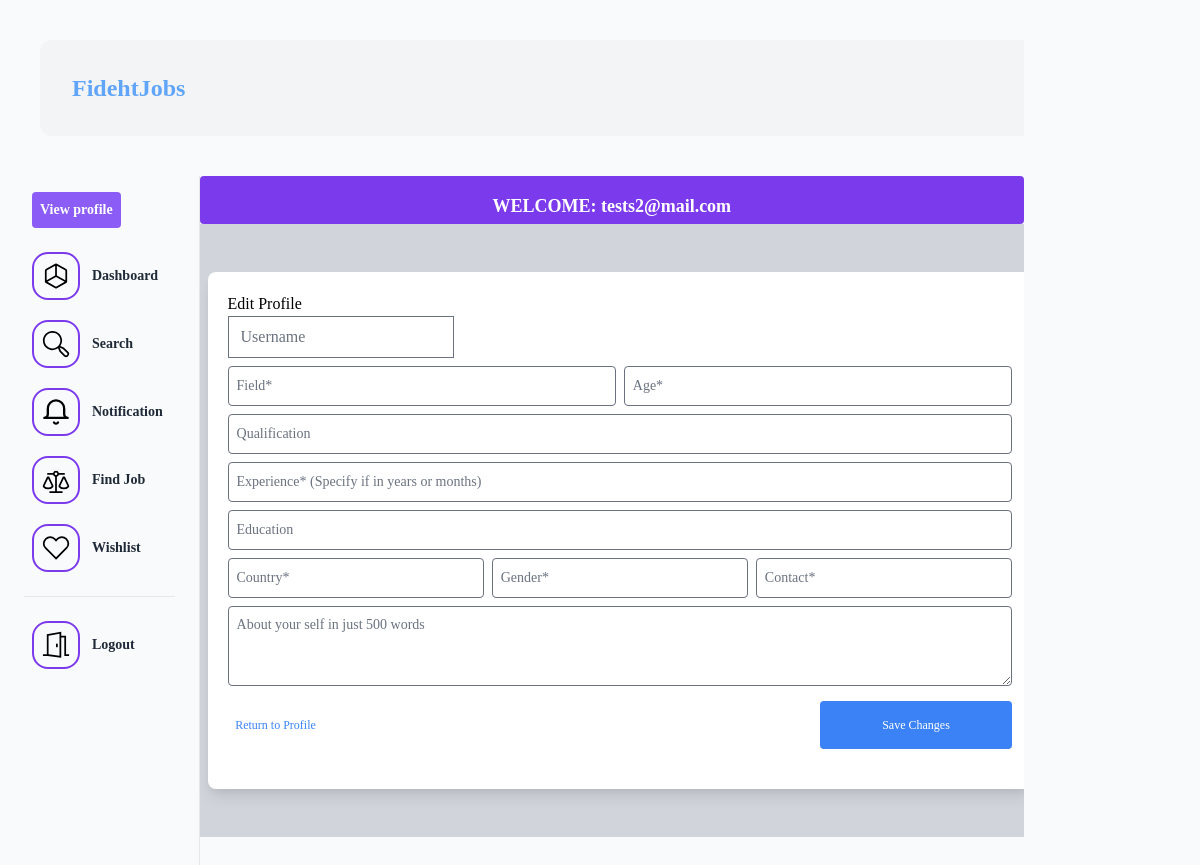
The page /user/u/admin@mail.com/edit/ (signed in) on the database as committed earlier.
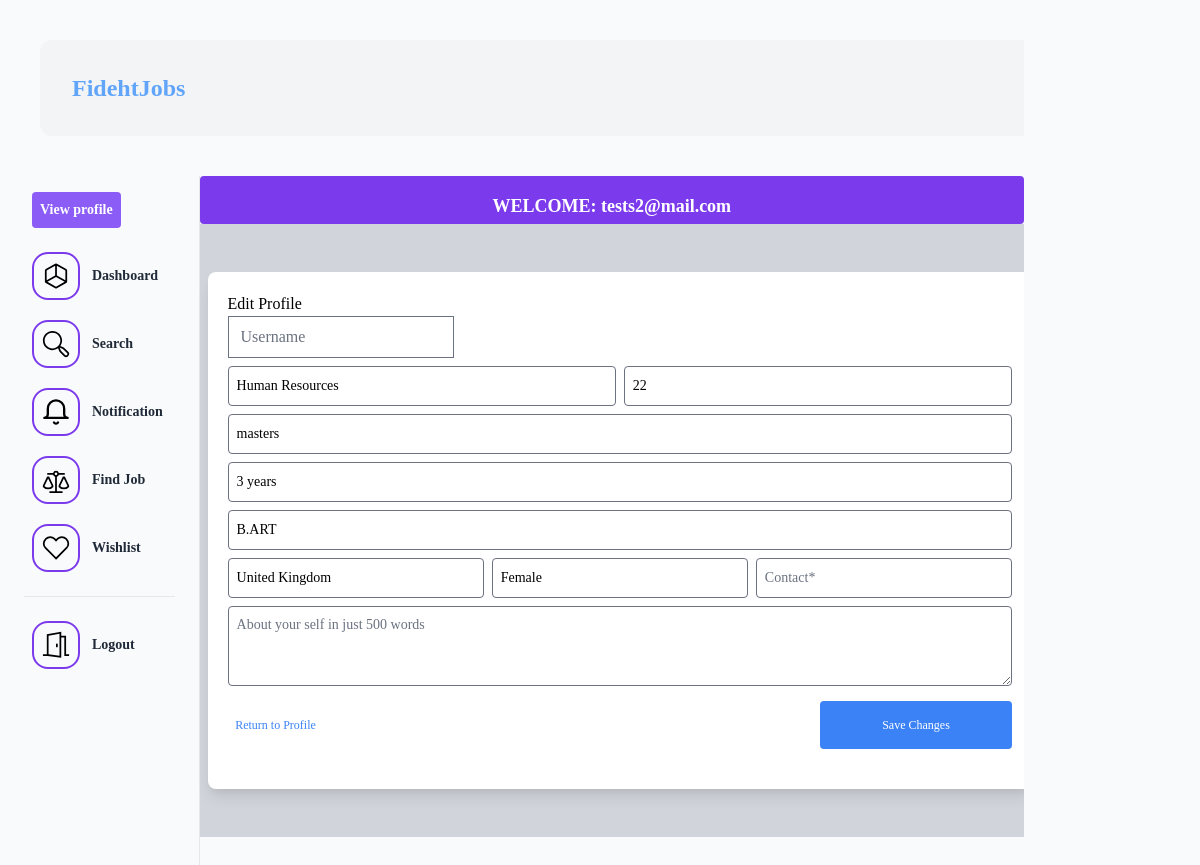
The same page on the database as committed later.
### apps/users/models.py (models this page shows, shortened)
class UserProfile(models.Model):
    user = models.OneToOneField(CustomUser,related_name='profile',on_delete=models.CASCADE)
    is_employer = models.BooleanField(default=False)
    username = models.CharField(max_length=222,blank=True,null=True)
    field = models.CharField(max_length=30,blank=True,null=True)
    about = models.CharField(max_length=500,blank=True,null=True)
    country = models.CharField(max_length=120,blank=True,null=True)
    qualification = models.CharField(max_length=150,blank=True,null=True)
    age = models.PositiveIntegerField(blank=True,null=True)
    contact = models.CharField(max_length=222,blank=True, null=True)
    gender = models.CharField(max_length=30,blank=True,null=True)
    experience = models.CharField(max_length=222,blank=True, null=True)
    education = models.CharField(max_length=222,blank=True,null=True)
    status = models.BooleanField(default=True)

### apps/users/views.py (the view, shortened to what this page needs)
# urls.py: path('u/<str:email>/edit/',ProfileEditView.as_view(),name='profile-edit'),
class ProfileEditView(View):
    def get(self,request,email,*args,**kwargs):
        profile = get_object_or_404(UserProfile,user__email=request.user)
        context = {
            'profile': profile
        }
        return render(request,'user/profile-edit.html',context)

### apps/notification/context_processor.py (called while the page is built)
def get_notifications(request):
    if request.user.is_authenticated:
        read_notifications = request.user.notifications.filter(is_read=True)
        unread_notifications = request.user.notifications.filter(is_read=False)
        context ={
            'read_notifications': read_notifications,
            'unread_notifications': unread_notifications
        }
        return context
    else:
        context ={
            'read_notifications': [],
            'unread_notifications': []
        }
        return context

### apps/users/models.py (called while the page is built)
    def __str__(self):
        return self.email

### apps/users/templates/user/profile-edit.html (shortened to what this page needs)
{% extends 'user/dashboard.html' %}
{% block body %}
<div class="bg-gray-300">
    <div class="py-12">
        <div class="w-full bg-white shadow-lg rounded-lg mx-2">
            <div class="md:flex ">
                <div class="w-full p-4 px-5 py-5">
                    <span>Edit Profile</span>
                    <div class="relative pb-5">
                    <form method="POST" action="{% url 'users:profile-edit' profile.user %}">
                        <input type="text"  class="name="username" class="border rounded h-10 w-full focus:outline-none focus:border-green-200 px-2 mt-2 text-sm" placeholder="Username">
                        <div class="grid md:grid-cols-2 md:gap-2">
                            <input type="text" {% if profile.field != None %}value="{{profile.field}}{% endif %}" name="field" class="border rounded h-10 w-full focus:outline-none focus:border-green-200 px-2 mt-2 text-sm" placeholder="Field*">
                            <input type="text" {% if profile.age != None  %}value="{{profile.age}}"{% endif %}  name="age" class="border rounded h-10 w-full focus:outline-none focus:border-green-200 px-2 mt-2 text-sm" placeholder="Age*">
                        </div>
                        <input type="text" {% if profile.qualification != None %}value="{{profile.qualification}}"{% endif %}  name="qualification" class="border rounded h-10 w-full focus:outline-none focus:border-green-200 px-2 mt-2 text-sm" placeholder="Qualification">
                        <input type="text" {% if profile.experience != None %}value="{{profile.experience}}"{% endif %}  name="experience" class="border rounded h-10 w-full focus:outline-none focus:border-green-200 px-2 mt-2 text-sm" placeholder="Experience* (Specify if in years or months)">
                        <input type="text" {% if profile.education != None %} value="{{profile.education}}"{% endif %} name="education" class="border rounded h-10 w-full focus:outline-none focus:border-green-200 px-2 mt-2 text-sm" placeholder="Education">
                        <div class="grid md:grid-cols-3 md:gap-2">
                            <input type="text" {% if profile.country != None %}value="{{profile.country}}"{% endif %}  name="country" class="border rounded h-10 w-full focus:outline-none focus:border-green-200 px-2 mt-2 text-sm" placeholder="Country*">
                            <input type="text" {% if profile.contact != None %}value="{{profile.contact}}"{% endif %}  name="contact" class="border rounded h-10 w-full focus:outline-none focus:border-green-200 px-2 mt-2 text-sm" placeholder="Gender*">
                            <input type="text"  name="gender" class="border rounded h-10 w-full focus:outline-none focus:border-green-200 px-2 mt-2 text-sm" placeholder="Contact*">
                        </div>
                        <textarea name="about" {% if profile.about != None %}value="{{profile.about}}"{% endif %}  placeholder="About your self in just 500 words" class="border rounded h-20 w-full focus:outline-none focus:border-green-200 px-2 mt-2 text-sm"rows="3"></textarea>
                        <div class="flex justify-between items-center pt-2">
                            <button hx-boost="true" type="button"class="h-12 w-24 text-blue-500 text-xs font-medium"><a href="{% url 'users:profile' profile.user %}">Return to Profile</a></button>
                            <button hx-boost="true" type="submit" class="h-12 w-48 rounded font-medium text-xs bg-blue-500 text-white">Save Changes</a></button>
                        </div>
                    </form>
                </div>
            </div>
        </div>
    </div>
</div>
{% endblock body %}

Rows that differ between the two databases and show on the page:
changed UserProfile: field (not shown) → "Human Resources"; age (not shown) → "22"; qualification (not shown) → "masters"; experience (not shown) → "3 years"; education (not shown) → "B.ART"; country (not shown) → "United Kingdom"; contact (not shown) → "Female"; about (not shown) → "About your self in just 500 words"
